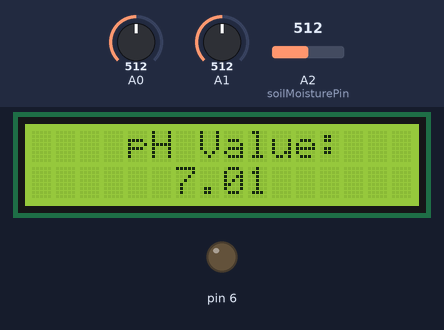
This sketch was run on a simulated Arduino Uno, built with avr-gcc and run on an emulated ATmega328P. Shown: 16×2 character LCD, output pins drawn as LEDs (lit = HIGH). Inputs (shaded band) come from the test bench; at power-on: A0 = 512, A2 (soilMoisturePin) = 512, A1 = 512. What the sketch prints to the serial monitor is not drawn.

Above: at 1.2 s.
1.3 s: A0 set to 490
At 3.3 s:
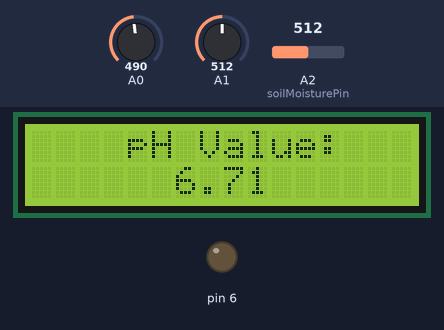
3.6 s: A2 (soilMoisturePin) set to 492
9.7 s: A0 set to 510
At 11.1 s:
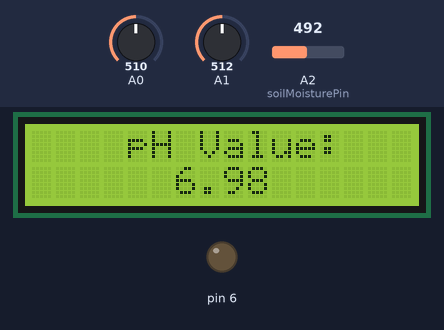
11.7 s: A0 set to 306
At 12.6 s:
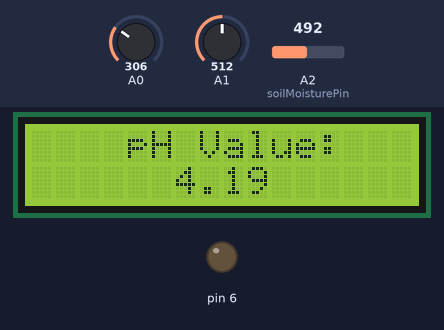
Timing chart, 0 to 14.7 s (numbered marks = the images above; inputs shaded):
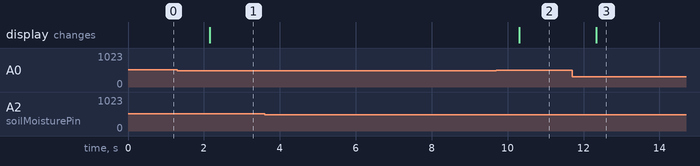

Measured:
- after the input at 1.3 s, the display: changes after 0.86 s (image 1)
- after the input at 3.6 s, every drawn part: stays the same
- after the input at 9.7 s, the display: changes after 0.60 s (image 2)
- after the input at 11.7 s, the display: changes after 0.63 s (image 3)

The sketch:

tinker.ino
```cpp
#include <LiquidCrystal.h>

const int rs = 13, en = 12, d4 = 11, d5 = 10, d6 = 9, d7 = 8;
LiquidCrystal lcd(rs, en, d4, d5, d6, d7);
int Contrast = 0;

int minTemp = 5;
int maxTemp = 30;
int minph = 6.5;
int maxph = 8.5;

int celsius = 0;

// Soil moisture sensor
const int soilMoisturePin = A2;

void setup() {
  Serial.begin(9600);
  analogWrite(6, Contrast);
  lcd.begin(16, 2);
  lcd.setCursor(4, 0);
  lcd.print("pH Value:");

  pinMode(A1, INPUT);

  // Initialize soil moisture sensor
  pinMode(soilMoisturePin, INPUT);
}

void loop() {

  int sensorValue = analogRead(A0);
  float ph = sensorValue * (14.0 / 1023.0);
  lcd.setCursor(6, 1);
  lcd.print(ph);

  // Measure temperature in Celsius
  celsius = map(((analogRead(A1) - 20) * 3.04), 0, 1023, -40, 125);
  Serial.println(celsius);

  // Read soil moisture level
  int soilMoisture = analogRead(soilMoisturePin);

  Serial.print("Soil Moisture: ");
  Serial.println(soilMoisture);

  // Ideal pH 6.5 to 8.5
  if (celsius <= maxTemp && celsius >= minTemp && ph >= minph && ph <= maxph) {
    Serial.println("Temperature and pH level ideal");
  } else {
    Serial.println("Temperature and pH level are not ideal");
  }

  // Check soil moisture and provide output
  if (soilMoisture < 500) {
    Serial.println("Soil is dry.");
  } else {
    Serial.println("Soil has adequate moisture.");
  }

  delay(1000);
}
```
